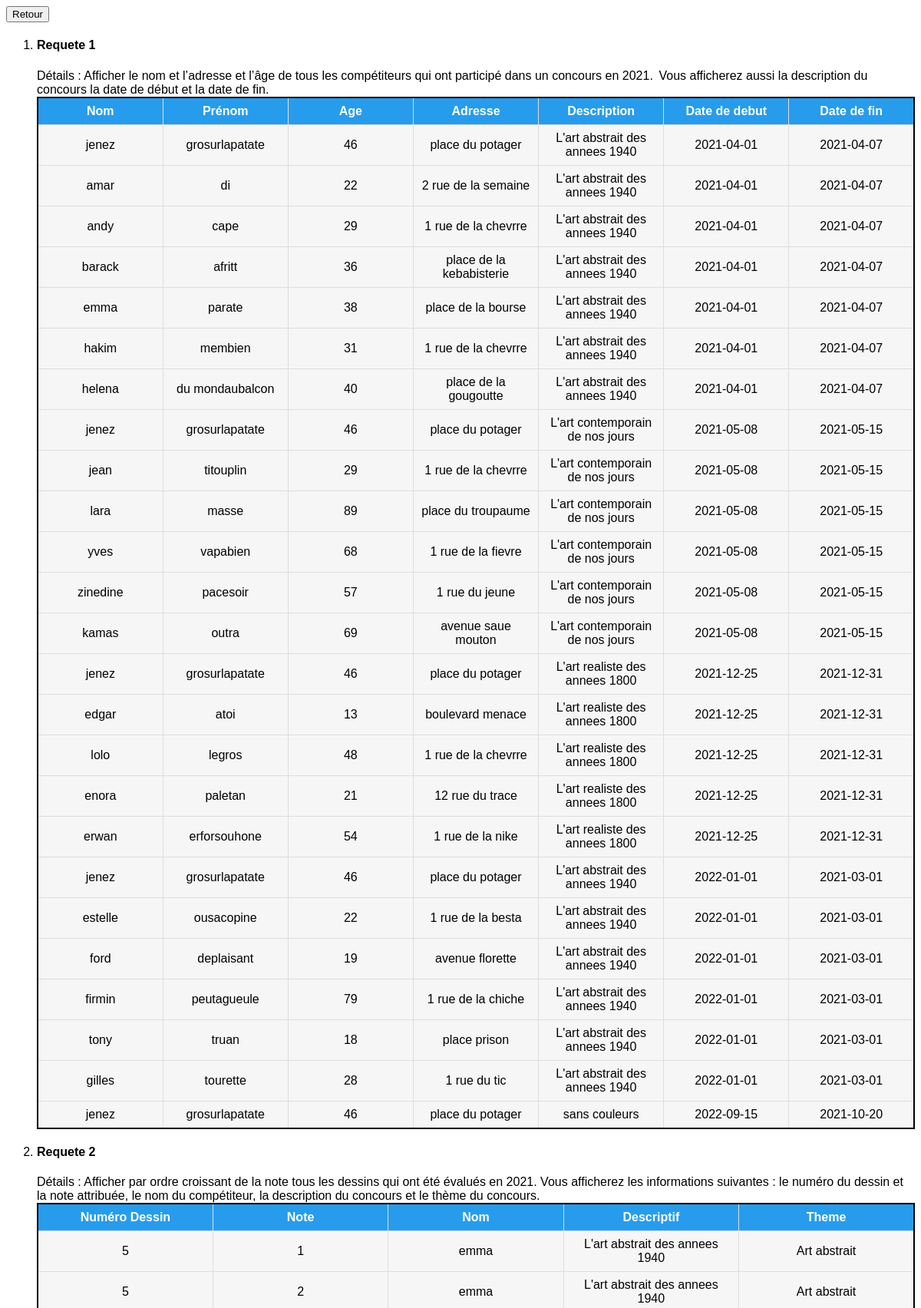
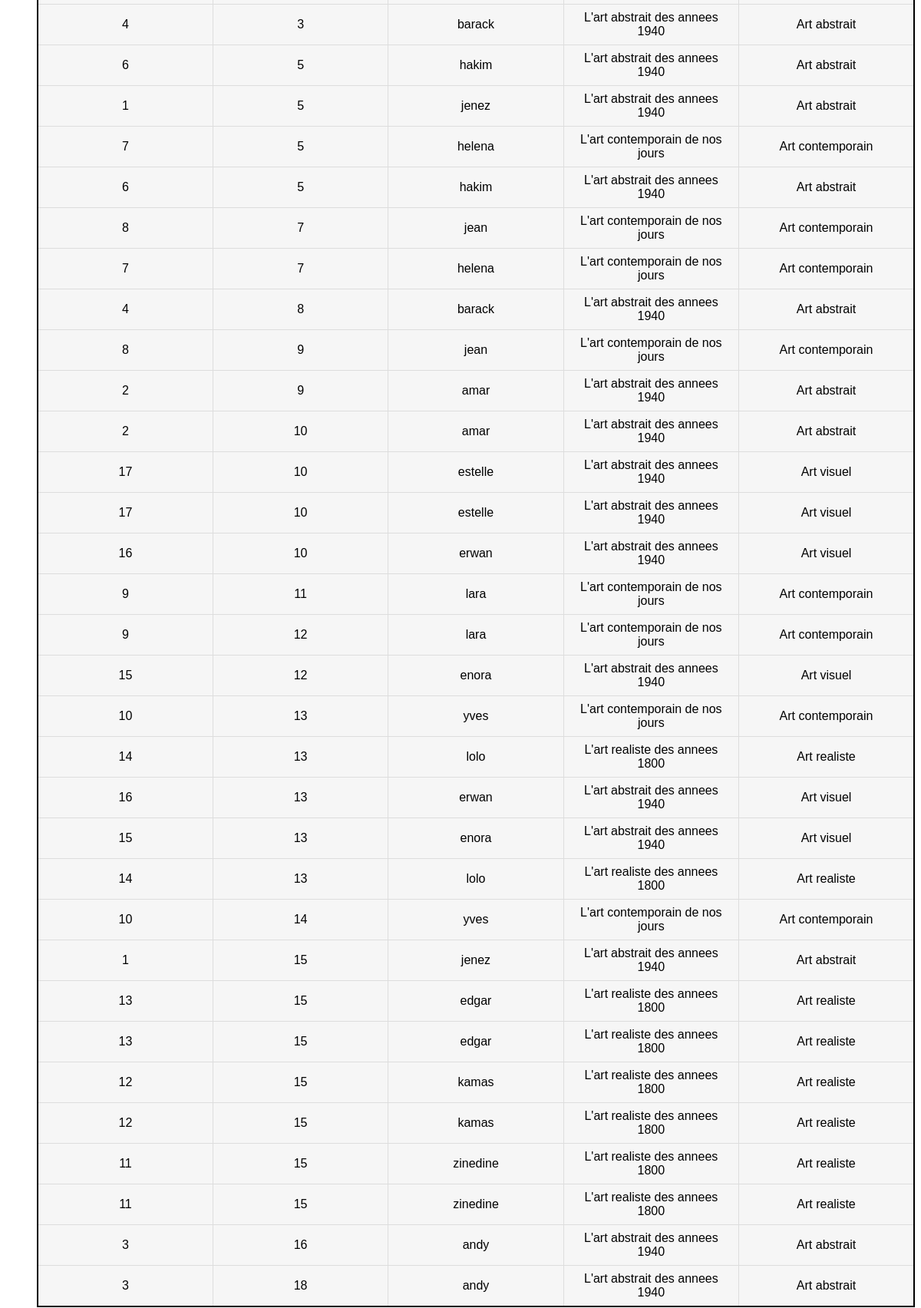
Page /imposees.php (upper part) on the committed database (2 pictures, top to bottom).
### tables this page shows
CREATE TABLE Utilisateur (
    numUtilisateur  Integer NOT NULL UNIQUE AUTO_INCREMENT,
    nom             Varchar (40) NOT NULL,
    prenom          Varchar (40) NOT NULL,
    role            Varchar (40) NOT NULL,
    adresse         Varchar (100) NOT NULL,
    identifiant     Varchar (100) NOT NULL UNIQUE,
    motDePasse      Varchar (100) NOT NULL,
    age             Integer,
    PRIMARY KEY (numUtilisateur)
);

CREATE TABLE Concours (
    numConcours Integer NOT NULL AUTO_INCREMENT,
    theme Varchar (40) NOT NULL,
    etat Varchar (40) NOT NULL,
    descriptif Varchar (100) NOT NULL,
    dateDebut Date,
    dateFin Date,
    PRIMARY KEY (numConcours)
);

### requetes.php (called while the page is built, shortened)
<?php
        function getGeneric($sql){
            $values = null;
             try{
                 $h="mysql:host=".DB_HOST.";dbname=".DB_NAME;
                 $link = new PDO($h, DB_USER, DB_PASS);
                 $link->setAttribute(PDO::ATTR_ERRMODE, PDO::ERRMODE_EXCEPTION);
                 $sth = $link->prepare($sql);
                 $sth->execute();
                 $values = $sth->fetchAll(PDO::FETCH_ASSOC);
             }
             catch(PDOException $e){
                 echo "Erreur : " . $e->getMessage();
             }
             return $values;
        }
?>

### imposees.php (the view, shortened to what this page needs)
<?php
    include_once("./requetes.php");
    $req1 = getGeneric(REQ1);
    $req2 = getGeneric(REQ2);
?>
<html lang="en">
<head>
    <link rel="stylesheet" href="style.css" media="screen" type="text/css" />
    <input type="button" value="Retour" onClick="window.location.href='./accueil.php'">
</head>
<body>
    <ol>
        <li>
            <div class="item-req">
                <h4>Requete 1</h4>
                <span>Détails :</span>
                <span>Afficher le nom et l’adresse et l’âge de tous les compétiteurs qui ont participé dans un concours en 2021.  Vous afficherez aussi la description du concours la date de début et la date de fin. </span>
                <table>
                    <tr>
                        <th>Nom</th>
                        <th>Prénom</th>
                        <th>Age</th>
                        <th>Adresse</th>
                        <th>Description</th>
                        <th>Date de debut</th>
                        <th>Date de fin</th>
                    </tr>
                    <?php
                        foreach ($req1 as $key=>$value) {
                            echo '<tr>
                            <td>'. $value["nom"] .'</td>
                            <td>'. $value["prenom"] .'</td>
                            <td>'. $value["age"] .'</td>
                            <td>'. $value["adresse"] .'</td>
                            <td>'. $value["descriptif"] .'</td>
                            <td>'. $value["dateDebut"] .'</td>
                            <td>'. $value["dateFin"] .'</td>
                            </tr>';
                        }
                    ?>
                </table>
            </div>
        </li>
        <li>
            <div class="item-req">
                <h4>Requete 2</h4>
                <span>Détails :</span>
                <span>Afficher par ordre croissant de la note tous les dessins qui ont été évalués en 2021. Vous afficherez les informations suivantes : le numéro du dessin et la note attribuée, le nom du compétiteur, la description du concours et le thème du concours. </span>
                <table id="customers">
                    <tr>
                        <th>Numéro Dessin</th>
                        <th>Note</th>
                        <th>Nom</th>
                        <th>Descriptif</th>
                        <th>Theme</th>
                    </tr>
                    <?php
                        foreach ($req2 as $key=>$value) {
                            echo '<tr>
                            <td>'. $value["numDessin"] .'</td>
                            <td>'. $value["note"] .'</td>
                            <td>'. $value["nom"] .'</td>
                            <td>'. $value["descriptif"] .'</td>
                            <td>'. $value["theme"] .'</td>
                            </tr>';
                        }
                    ?>
                </table>
            </div>
        </li>
    </ol>
</body>
</html>

### style.css (style rules this page uses)
body { background: white; font-family: Arial, Helvetica, sans-serif; }
table { table-layout: fixed; width: 100%; border-collapse: collapse; border: 2px solid black; text-align: center; background-color: #f6f6f6; }
th { background-color: #279CEC; color: white; border: 1px solid #ddd; padding: 8px; }
td { border: 1px solid #ddd; padding: 8px; }

### rows in the picture
utilisateur: nom "jenez", prenom "grosurlapatate", age "46", adresse "place du potager", concours.descriptif "L'art abstrait des annees 1940", concours.dateDebut "2021-04-01", concours.dateFin "2021-04-07", concours.descriptif "L'art contemporain de nos jours", concours.dateDebut "2021-05-08", concours.dateFin "2021-05-15", concours.descriptif "L'art realiste des annees 1800", concours.dateDebut "2021-12-25", concours.dateFin "2021-12-31", concours.dateDebut "2022-01-01", concours.dateFin "2021-03-01", concours.descriptif "sans couleurs", concours.dateDebut "2022-09-15", concours.dateFin "2021-10-20"
utilisateur: nom "amar", prenom "di", age "22", adresse "2 rue de la semaine", concours.descriptif "L'art abstrait des annees 1940", concours.dateDebut "2021-04-01", concours.dateFin "2021-04-07"
utilisateur: nom "andy", prenom "cape", age "29", adresse "1 rue de la chevrre", concours.descriptif "L'art abstrait des annees 1940", concours.dateDebut "2021-04-01", concours.dateFin "2021-04-07"
utilisateur: nom "barack", prenom "afritt", age "36", adresse "place de la kebabisterie", concours.descriptif "L'art abstrait des annees 1940", concours.dateDebut "2021-04-01", concours.dateFin "2021-04-07"
utilisateur: nom "emma", prenom "parate", age "38", adresse "place de la bourse", concours.descriptif "L'art abstrait des annees 1940", concours.dateDebut "2021-04-01", concours.dateFin "2021-04-07"
utilisateur: nom "hakim", prenom "membien", age "31", adresse "1 rue de la chevrre", concours.descriptif "L'art abstrait des annees 1940", concours.dateDebut "2021-04-01", concours.dateFin "2021-04-07"
utilisateur: nom "helena", prenom "du mondaubalcon", age "40", adresse "place de la gougoutte", concours.descriptif "L'art abstrait des annees 1940", concours.dateDebut "2021-04-01", concours.dateFin "2021-04-07"
utilisateur: nom "jean", prenom "titouplin", age "29", adresse "1 rue de la chevrre", concours.descriptif "L'art contemporain de nos jours", concours.dateDebut "2021-05-08", concours.dateFin "2021-05-15"
utilisateur: nom "lara", prenom "masse", age "89", adresse "place du troupaume", concours.descriptif "L'art contemporain de nos jours", concours.dateDebut "2021-05-08", concours.dateFin "2021-05-15"
utilisateur: nom "yves", prenom "vapabien", age "68", adresse "1 rue de la fievre", concours.descriptif "L'art contemporain de nos jours", concours.dateDebut "2021-05-08", concours.dateFin "2021-05-15"
utilisateur: nom "zinedine", prenom "pacesoir", age "57", adresse "1 rue du jeune", concours.descriptif "L'art contemporain de nos jours", concours.dateDebut "2021-05-08", concours.dateFin "2021-05-15"
utilisateur: nom "kamas", prenom "outra", age "69", adresse "avenue saue mouton", concours.descriptif "L'art contemporain de nos jours", concours.dateDebut "2021-05-08", concours.dateFin "2021-05-15"
utilisateur: nom "edgar", prenom "atoi", age "13", adresse "boulevard menace", concours.descriptif "L'art realiste des annees 1800", concours.dateDebut "2021-12-25", concours.dateFin "2021-12-31"
utilisateur: nom "lolo", prenom "legros", age "48", adresse "1 rue de la chevrre", concours.descriptif "L'art realiste des annees 1800", concours.dateDebut "2021-12-25", concours.dateFin "2021-12-31"
utilisateur: nom "enora", prenom "paletan", age "21", adresse "12 rue du trace", concours.descriptif "L'art realiste des annees 1800", concours.dateDebut "2021-12-25", concours.dateFin "2021-12-31"
utilisateur: nom "erwan", prenom "erforsouhone", age "54", adresse "1 rue de la nike", concours.descriptif "L'art realiste des annees 1800", concours.dateDebut "2021-12-25", concours.dateFin "2021-12-31"
utilisateur: nom "estelle", prenom "ousacopine", age "22", adresse "1 rue de la besta", concours.descriptif "L'art abstrait des annees 1940", concours.dateDebut "2022-01-01", concours.dateFin "2021-03-01"
utilisateur: nom "ford", prenom "deplaisant", age "19", adresse "avenue florette", concours.descriptif "L'art abstrait des annees 1940", concours.dateDebut "2022-01-01", concours.dateFin "2021-03-01"
utilisateur: nom "firmin", prenom "peutagueule", age "79", adresse "1 rue de la chiche", concours.descriptif "L'art abstrait des annees 1940", concours.dateDebut "2022-01-01", concours.dateFin "2021-03-01"
utilisateur: nom "tony", prenom "truan", age "18", adresse "place prison", concours.descriptif "L'art abstrait des annees 1940", concours.dateDebut "2022-01-01", concours.dateFin "2021-03-01"
utilisateur: nom "gilles", prenom "tourette", age "28", adresse "1 rue du tic", concours.descriptif "L'art abstrait des annees 1940", concours.dateDebut "2022-01-01", concours.dateFin "2021-03-01"

### other values in the picture
$value["numDessin"] "5"
$value["note"] "1"
$value["nom"] "emma"
$value["descriptif"] "L'art abstrait des annees 1940"
$value["theme"] "Art abstrait"
$value["note"] "2"
$value["numDessin"] "4"
$value["note"] "3"
$value["nom"] "barack"
$value["numDessin"] "6"
$value["note"] "5"
$value["nom"] "hakim"
$value["numDessin"] "1"
$value["nom"] "jenez"
$value["numDessin"] "7"
